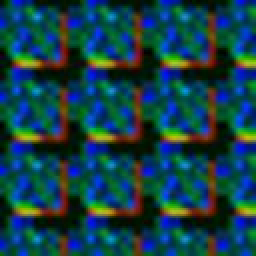
#> input picture split_data/test/HighVulnerableClass/c1355_100_2.jpg, 128 x 128 px (shown 2 times larger); its folder holds only this picture in this run
$ python split_data_pipeline.py
#> lines starting #> are read from the running program, lines starting #| are printed output that depends on the picture
#!/usr/bin/env python3
"""Build features from split_data without modifying the split itself.

Input:
  split_data/<split>/<class>/*

Output:
  pipeline_output/
    processed_images/<split>/<class>/*.png
    arrays/X_train.npy, y_train.npy, X_test.npy, y_test.npy
    metadata/records.csv
    metadata/summary.json
"""

from __future__ import annotations

import argparse
import csv
import json
from pathlib import Path
from typing import Dict, List, Optional, Tuple

import cv2
import numpy as np
from sklearn.preprocessing import LabelEncoder, StandardScaler
from tqdm import tqdm


IMAGE_EXTENSIONS = {".jpg", ".jpeg", ".png", ".bmp", ".tif", ".tiff", ".webp"}


def moving_average(signal: np.ndarray, window_size: int = 5) -> np.ndarray:
    if signal.size < window_size:
        return signal
    kernel = np.ones(window_size, dtype=np.float32) / float(window_size)
    return np.convolve(signal, kernel, mode="valid")


def preprocess_image(image_path: Path, img_size: int, ma_window: int) -> Tuple[Optional[np.ndarray], Optional[np.ndarray]]:
#> called with img_size = 128, ma_window = 5
    img = cv2.imread(str(image_path))
#> img is the input picture: shape (128, 128, 3); mean B, G, R 73.5, 64.1, 19.3
    if img is None:
        return None, None

    img = cv2.resize(img, (img_size, img_size))
    gray = cv2.cvtColor(img, cv2.COLOR_BGR2GRAY)
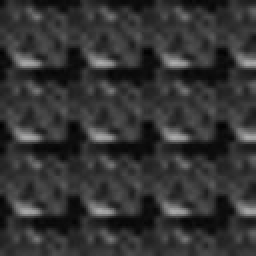
#> gray: shape (128, 128) (shown 2 times larger); min 1, max 172, mean 51.8
    equalized = cv2.equalizeHist(gray)
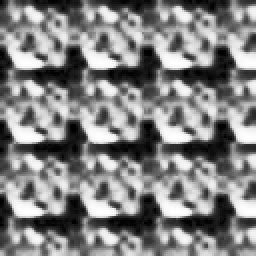
#> equalized: shape (128, 128) (shown 2 times larger); min 0, max 255, mean 129.4

    h, w = equalized.shape
#> h = 128; w = 128
    cropped = equalized[int(h * 0.1) : int(h * 0.9), int(w * 0.1) : int(w * 0.9)]
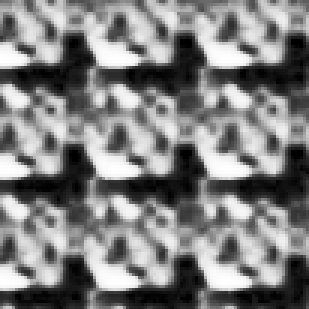
#> cropped: shape (103, 103) (shown 3 times larger); min 0, max 255, mean 127.2

    signal = cropped.flatten().astype(np.float32)
#> signal = 10609 values, max 255 at index 1957, min 0 at index 1401, mean 127.2
    filtered_signal = moving_average(signal, window_size=ma_window)
#> filtered_signal = 10605 values, max 254.6 at index 1957, min 1.6 at index 6400, mean 127.2
    return cropped, filtered_signal


def spectral_features(signal: np.ndarray) -> np.ndarray:
    fft_vals = np.abs(np.fft.fft(signal))
    fft_sum = np.sum(fft_vals)

    if fft_sum <= 0:
        return np.array([0.0, 0.0, 0.0, 0.0], dtype=np.float32)

    mean_freq = float(np.mean(fft_vals))
    indices = np.arange(len(fft_vals), dtype=np.float32)
    spectral_centroid = float(np.sum(indices * fft_vals) / fft_sum)
    bandwidth = float(np.sqrt(np.sum(((indices - spectral_centroid) ** 2) * fft_vals) / fft_sum))
    flatness = float(np.exp(np.mean(np.log(fft_vals + 1e-10))) / (mean_freq + 1e-10))

    return np.array([mean_freq, spectral_centroid, bandwidth, flatness], dtype=np.float32)


def is_image(path: Path) -> bool:
    return path.is_file() and path.suffix.lower() in IMAGE_EXTENSIONS


def zscore_mask(X: np.ndarray, threshold: float) -> np.ndarray:
    if len(X) == 0:
        return np.array([], dtype=bool)
    mean = X.mean(axis=0)
    std = X.std(axis=0)
    std = np.where(std < 1e-8, 1.0, std)
    z = np.abs((X - mean) / std)
    return (z < threshold).all(axis=1)


def collect_records(
    input_dir: Path,
    output_dir: Path,
    img_size: int,
    ma_window: int,
    limit_per_class: int,
) -> List[Dict[str, object]]:
    records: List[Dict[str, object]] = []

    splits = [p for p in sorted(input_dir.iterdir()) if p.is_dir()]
    if not splits:
        raise ValueError(f"No split folders found in {input_dir}")

    for split_dir in splits:
        split_name = split_dir.name
        class_dirs = [p for p in sorted(split_dir.iterdir()) if p.is_dir()]

        for class_dir in class_dirs:
            class_name = class_dir.name
            images = [p for p in sorted(class_dir.iterdir()) if is_image(p)]
            if limit_per_class > 0:
                images = images[:limit_per_class]

            for image_path in tqdm(images, desc=f"{split_name}/{class_name}", leave=False):
                processed_image, signal = preprocess_image(image_path, img_size=img_size, ma_window=ma_window)
#> signal has the same summary as filtered_signal in preprocess_image
                if processed_image is None or signal is None:
                    continue

#> (the run stopped early here; a loop or call above may not have finished)

$ run again, on split_data/test/HighVulnerableClass/c1908_10_2.jpg
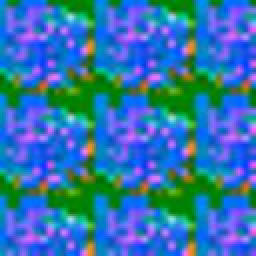
#> input picture split_data/test/HighVulnerableClass/c1908_10_2.jpg, 128 x 128 px (shown 2 times larger)
#> in preprocess_image, img is the input picture: shape (128, 128, 3); mean B, G, R 172.1, 115.9, 49.8
#> in preprocess_image, `equalized = cv2.equalizeHist(gray)`:
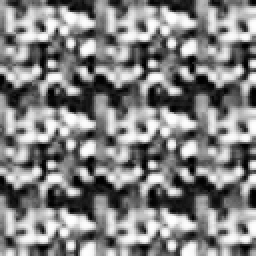
#> equalized: shape (128, 128) (shown 2 times larger); min 0, max 255, mean 129.4
#> in preprocess_image, `cropped = equalized[int(h * 0.1) : int(h * 0.9), int(w * 0.1) : int(w ..`:
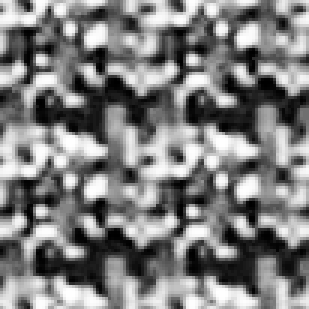
#> cropped: shape (103, 103) (shown 3 times larger); min 0, max 255, mean 125.6
#> in preprocess_image, `signal = cropped.flatten().astype(np.float32)`: signal = 10609 values, max 255 at index 4760, min 0 at index 1784, mean 125.6
#> filtered_signal = 10605 values, max 253.8 at index 10012, min 2 at index 2867, mean 125.5
#> in collect_records, `processed_image, signal = preprocess_image(image_path, img_size=img_si..`: signal has the same summary as filtered_signal in preprocess_image
